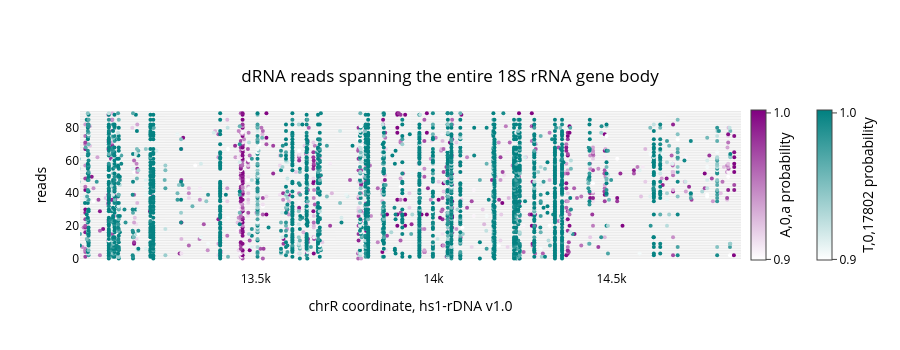

Notebook cell for this chart:
### Code cell
fig = plot_read_browser.plot_read_browser(
    mod_file_name=rrna_extract,
    region = f"chrR:{12996+10}-{14864-00}",
    # motifs=["HRT,2,17802","DRACH,2,a"],
    motifs = ["A,0,a","T,0,17802"],
    sort_by="read_end",
    thresh=0.9,
    width=0.5,
    span_full_window=True,
    # size=2,
    colorscales={
        "GTTC,2,17802":["white","teal"],
        "TSTAG,2,17802":["white","green"],
        "DRACH,2,a":["white","purple"],
        "T,0,17802":["white","teal"],
        "A,0,a":["white","purple"],
        },
)
fig.update_layout(
    width=900,# these values are in pixels
    height=350,    
    title={
        'text': "dRNA reads spanning the entire 18S rRNA gene body",
        'x': 0.5,
        'xanchor': 'center',
        'y': 0.8,  # Adjust the vertical position of the title
        'yanchor': 'top',
        'pad': {'b': 10} 
    },
    xaxis_title='chrR coordinate, hs1-rDNA v1.0',
    yaxis_title='reads',
    font=dict(color='black')
)
fig.write_image(f"18SRNA_spanning_read_browser.svg", format="svg")
display(fig)

### Figure 1 — Plotly figure (JSON) as saved in the notebook; plotly's stock layout.template omitted (floating-point values rounded to 4 significant figures; data arrays with more than 128 entries replaced by an {"elided": "..."} marker saying what was removed)
{"data": [{"hoverinfo": "text", "hovertext": "733fd2fd-cd11-4f4f-8c55-7df9285bd9d6", "line": {"color": "lightgrey", "width": 0.5}, "mode": "lines", "showlegend": false, "type": "scatter", "x": [9771, 42046], "y": [90, 90]}, {"hoverinfo": "text", "hovertext": "7b3ee1b6-8361-4d0d-afe8-2aab39971945", "line": {"color": "lightgrey", "width": 0.5}, "mode": "lines", "showlegend": false, "type": "scatter", "x": [10460, 31098], "y": [89, 89]}, {"hoverinfo": "text", "hovertext": "b20cfcba-5579-476d-914a-aef8d15899b4", "line": {"color": "lightgrey", "width": 0.5}, "mode": "lines", "showlegend": false, "type": "scatter", "x": [9782, 27158], "y": [88, 88]}, {"hoverinfo": "text", "hovertext": "58a0835e-b8ae-432a-89d4-cc496ea4a49f", "line": {"color": "lightgrey", "width": 0.5}, "mode": "lines", "showlegend": false, "type": "scatter", "x": [9781, 27133], "y": [87, 87]}, {"hoverinfo": "text", "hovertext": "fc382097-4705-4ffc-a7a1-a7aaaaa81e7e", "line": {"color": "lightgrey", "width": 0.5}, "mode": "lines", "showlegend": false, "type": "scatter", "x": [2133, 19023], "y": [83, 83]}, {"hoverinfo": "text", "hovertext": "41830d3c-ebfa-4373-8f19-0eac95a2d563", "line": {"color": "lightgrey", "width": 0.5}, "mode": "lines", "showlegend": false, "type": "scatter", "x": [9772, 22657], "y": [84, 84]}, {"hoverinfo": "text", "hovertext": "3a346169-add0-4a11-86e2-dfcf3e6a5776", "line": {"color": "lightgrey", "width": 0.5}, "mode": "lines", "showlegend": false, "type": "scatter", "x": [10900, 23431], "y": [86, 86]}, {"hoverinfo": "text", "hovertext": "0ea28688-0bab-40f0-a82e-4e1c4d8f1f05", "line": {"color": "lightgrey", "width": 0.5}, "mode": "lines", "showlegend": false, "type": "scatter", "x": [11440, 22708], "y": [85, 85]}, {"hoverinfo": "text", "hovertext": "fc26ba37-82ba-4592-ae86-148895f2185d", "line": {"color": "lightgrey", "width": 0.5}, "mode": "lines", "showlegend": false, "type": "scatter", "x": [9778, 16758], "y": [81, 81]}, {"hoverinfo": "text", "hovertext": "02488542-919c-4b10-8bbe-2b5257013930", "line": {"color": "lightgrey", "width": 0.5}, "mode": "lines", "showlegend": false, "type": "scatter", "x": [9772, 16717], "y": [80, 80]}, {"hoverinfo": "text", "hovertext": "6f80e1c8-2fe0-4533-93dc-2efffb4c0c97", "line": {"color": "lightgrey", "width": 0.5}, "mode": "lines", "showlegend": false, "type": "scatter", "x": [9778, 16660], "y": [78, 78]}, {"hoverinfo": "text", "hovertext": "de282914-0182-48f8-bb2d-cdd890b9e8fd", "line": {"color": "lightgrey", "width": 0.5}, "mode": "lines", "showlegend": false, "type": "scatter", "x": [12483, 18674], "y": [82, 82]}, {"hoverinfo": "text", "hovertext": "38a6fa43-9642-4775-b3f5-59401842cb25", "line": {"color": "lightgrey", "width": 0.5}, "mode": "lines", "showlegend": false, "type": "scatter", "x": [9772, 15732], "y": [72, 72]}, {"hoverinfo": "text", "hovertext": "14301596-2de1-4007-9c37-96f4723e78bf", "line": {"color": "lightgrey", "width": 0.5}, "mode": "lines", "showlegend": false, "type": "scatter", "x": [9777, 15731], "y": [71, 71]}, {"hoverinfo": "text", "hovertext": "1666bc45-7191-451b-b46a-a3473bffd098", "line": {"color": "lightgrey", "width": 0.5}, "mode": "lines", "showlegend": false, "type": "scatter", "x": [9781, 15734], "y": [74, 74]}, {"hoverinfo": "text", "hovertext": "8647e2e1-c826-43bd-952d-0b0a9b006f6f", "line": {"color": "lightgrey", "width": 0.5}, "mode": "lines", "showlegend": false, "type": "scatter", "x": [9779, 15717], "y": [69, 69]}, {"hoverinfo": "text", "hovertext": "1c2c6b52-3909-42a1-94cd-6fa177cd66ae", "line": {"color": "lightgrey", "width": 0.5}, "mode": "lines", "showlegend": false, "type": "scatter", "x": [9804, 15671], "y": [59, 59]}, {"hoverinfo": "text", "hovertext": "214a4eae-dd17-494e-9133-f06679f23e56", "line": {"color": "lightgrey", "width": 0.5}, "mode": "lines", "showlegend": false, "type": "scatter", "x": [9778, 15565], "y": [44, 44]}, {"hoverinfo": "text", "hovertext": "a75958a8-77e0-4dc5-8040-e952f2e6777a", "line": {"color": "lightgrey", "width": 0.5}, "mode": "lines", "showlegend": false, "type": "scatter", "x": [9773, 15531], "y": [36, 36]}, {"hoverinfo": "text", "hovertext": "33f6b30c-9ede-4742-8d22-e1f5eb37d76d", "line": {"color": "lightgrey", "width": 0.5}, "mode": "lines", "showlegend": false, "type": "scatter", "x": [10889, 16365], "y": [77, 77]}, {"hoverinfo": "text", "hovertext": "403059f8-7d65-4620-9cf6-158afc98b86f", "line": {"color": "lightgrey", "width": 0.5}, "mode": "lines", "showlegend": false, "type": "scatter", "x": [11019, 16061], "y": [76, 76]}, {"hoverinfo": "text", "hovertext": "435cc1fc-3437-4a34-9569-8cc15bd9664a", "line": {"color": "lightgrey", "width": 0.5}, "mode": "lines", "showlegend": false, "type": "scatter", "x": [11274, 15571], "y": [46, 46]}, {"hoverinfo": "text", "hovertext": "7140798f-5bed-4e27-a5d5-3ad61b0059f8", "line": {"color": "lightgrey", "width": 0.5}, "mode": "lines", "showlegend": false, "type": "scatter", "x": [12535, 16684], "y": [79, 79]}, {"hoverinfo": "text", "hovertext": "ae6f87f9-d86f-4334-bb37-33341b981685", "line": {"color": "lightgrey", "width": 0.5}, "mode": "lines", "showlegend": false, "type": "scatter", "x": [11619, 15630], "y": [49, 49]}, {"hoverinfo": "text", "hovertext": "c0b2fb73-fb76-4c21-b2a3-bf8fe9f3c968", "line": {"color": "lightgrey", "width": 0.5}, "mode": "lines", "showlegend": false, "type": "scatter", "x": [12261, 15650], "y": [52, 52]}, {"hoverinfo": "text", "hovertext": "07a55a31-9411-4a7e-9032-40ff710cf438", "line": {"color": "lightgrey", "width": 0.5}, "mode": "lines", "showlegend": false, "type": "scatter", "x": [12555, 15682], "y": [63, 63]}, {"hoverinfo": "text", "hovertext": "c1b44a8b-4f74-4ee8-844b-dc4aaa944590", "line": {"color": "lightgrey", "width": 0.5}, "mode": "lines", "showlegend": false, "type": "scatter", "x": [12008, 15107], "y": [20, 20]}, {"hoverinfo": "text", "hovertext": "39b07bd0-c18f-4c0d-899e-6a56e76fc54d", "line": {"color": "lightgrey", "width": 0.5}, "mode": "lines", "showlegend": false, "type": "scatter", "x": [12182, 15228], "y": [27, 27]}, {"hoverinfo": "text", "hovertext": "798a2948-fde6-4538-ae79-07cf1454d511", "line": {"color": "lightgrey", "width": 0.5}, "mode": "lines", "showlegend": false, "type": "scatter", "x": [12751, 15714], "y": [67, 67]}, {"hoverinfo": "text", "hovertext": "429f0d74-2ff9-4b30-b573-bc0833eafe8c", "line": {"color": "lightgrey", "width": 0.5}, "mode": "lines", "showlegend": false, "type": "scatter", "x": [13005, 15740], "y": [75, 75]}, {"hoverinfo": "text", "hovertext": "b8d02f84-0e9b-4291-a4b7-3123a0571d2f", "line": {"color": "lightgrey", "width": 0.5}, "mode": "lines", "showlegend": false, "type": "scatter", "x": [13006, 15733], "y": [73, 73]}, {"hoverinfo": "text", "hovertext": "4755d72c-7b17-4f47-a276-fdda314fae84", "line": {"color": "lightgrey", "width": 0.5}, "mode": "lines", "showlegend": false, "type": "scatter", "x": [13000, 15725], "y": [70, 70]}, {"hoverinfo": "text", "hovertext": "148c4805-3674-4b5d-8378-6816bec30c67", "line": {"color": "lightgrey", "width": 0.5}, "mode": "lines", "showlegend": false, "type": "scatter", "x": [13004, 15715], "y": [68, 68]}, {"hoverinfo": "text", "hovertext": "fd33eb6d-68d9-427f-adb3-f9a5e0d847f8", "line": {"color": "lightgrey", "width": 0.5}, "mode": "lines", "showlegend": false, "type": "scatter", "x": [13004, 15712], "y": [66, 66]}, {"hoverinfo": "text", "hovertext": "5899fe58-607a-4e32-8206-7ea92a53baca", "line": {"color": "lightgrey", "width": 0.5}, "mode": "lines", "showlegend": false, "type": "scatter", "x": [13004, 15708], "y": [65, 65]}, {"hoverinfo": "text", "hovertext": "fa406506-4b53-4158-a768-c3a0105684d2", "line": {"color": "lightgrey", "width": 0.5}, "mode": "lines", "showlegend": false, "type": "scatter", "x": [13001, 15689], "y": [64, 64]}, {"hoverinfo": "text", "hovertext": "6afb37f7-b3a4-46b4-88d1-7d27128f75e8", "line": {"color": "lightgrey", "width": 0.5}, "mode": "lines", "showlegend": false, "type": "scatter", "x": [13000, 15675], "y": [61, 61]}, {"hoverinfo": "text", "hovertext": "37f8983a-440d-4989-a487-6eb150e78027", "line": {"color": "lightgrey", "width": 0.5}, "mode": "lines", "showlegend": false, "type": "scatter", "x": [13004, 15677], "y": [62, 62]}, {"hoverinfo": "text", "hovertext": "77b9c115-3865-4fb7-b8b2-d116058d9ce5", "line": {"color": "lightgrey", "width": 0.5}, "mode": "lines", "showlegend": false, "type": "scatter", "x": [13000, 15671], "y": [60, 60]}, {"hoverinfo": "text", "hovertext": "c761a482-0509-48be-958a-a23a9723b0eb", "line": {"color": "lightgrey", "width": 0.5}, "mode": "lines", "showlegend": false, "type": "scatter", "x": [13004, 15666], "y": [58, 58]}, {"hoverinfo": "text", "hovertext": "2d0a8c9c-c255-4f41-9920-357a507523c0", "line": {"color": "lightgrey", "width": 0.5}, "mode": "lines", "showlegend": false, "type": "scatter", "x": [13004, 15665], "y": [57, 57]}, {"hoverinfo": "text", "hovertext": "14a490fd-9a7e-4589-b496-e2fd7f86d3ca", "line": {"color": "lightgrey", "width": 0.5}, "mode": "lines", "showlegend": false, "type": "scatter", "x": [13000, 15660], "y": [55, 55]}, {"hoverinfo": "text", "hovertext": "1380d09f-6cbd-4906-b7b8-4e715315131e", "line": {"color": "lightgrey", "width": 0.5}, "mode": "lines", "showlegend": false, "type": "scatter", "x": [13005, 15663], "y": [56, 56]}, {"hoverinfo": "text", "hovertext": "81f16b2d-fdb1-479b-9e90-d9b1e668f654", "line": {"color": "lightgrey", "width": 0.5}, "mode": "lines", "showlegend": false, "type": "scatter", "x": [13001, 15653], "y": [54, 54]}, {"hoverinfo": "text", "hovertext": "57c6e980-4373-4c29-baa3-9c2baec1e7c8", "line": {"color": "lightgrey", "width": 0.5}, "mode": "lines", "showlegend": false, "type": "scatter", "x": [13006, 15652], "y": [53, 53]}, {"hoverinfo": "text", "hovertext": "220ff1cc-496d-4dd2-9da9-fa0b1b4e9917", "line": {"color": "lightgrey", "width": 0.5}, "mode": "lines", "showlegend": false, "type": "scatter", "x": [13006, 15645], "y": [51, 51]}, {"hoverinfo": "text", "hovertext": "7e1111a0-ff7f-4abf-bf49-d496400a38da", "line": {"color": "lightgrey", "width": 0.5}, "mode": "lines", "showlegend": false, "type": "scatter", "x": [13005, 15638], "y": [50, 50]}, {"hoverinfo": "text", "hovertext": "5b5f0c4d-c9d8-499e-9097-e8defa6ebaaf", "line": {"color": "lightgrey", "width": 0.5}, "mode": "lines", "showlegend": false, "type": "scatter", "x": [13003, 15593], "y": [48, 48]}, {"hoverinfo": "text", "hovertext": "23e433dd-7671-4a00-8ce4-c01b16387f38", "line": {"color": "lightgrey", "width": 0.5}, "mode": "lines", "showlegend": false, "type": "scatter", "x": [13000, 15572], "y": [47, 47]}, {"hoverinfo": "text", "hovertext": "599d7c7e-09c8-4dec-9eaa-2aee2fefeb85", "line": {"color": "lightgrey", "width": 0.5}, "mode": "lines", "showlegend": false, "type": "scatter", "x": [12997, 15563], "y": [43, 43]}, {"hoverinfo": "text", "hovertext": "728f8b1e-02a6-4222-aabd-0ec520d4f360", "line": {"color": "lightgrey", "width": 0.5}, "mode": "lines", "showlegend": false, "type": "scatter", "x": [13005, 15567], "y": [45, 45]}, {"hoverinfo": "text", "hovertext": "9a08f083-5879-4b7d-9c21-3e055159fe9a", "line": {"color": "lightgrey", "width": 0.5}, "mode": "lines", "showlegend": false, "type": "scatter", "x": [13002, 15559], "y": [41, 41]}, {"hoverinfo": "text", "hovertext": "bc3f215c-56a5-4828-94a4-eb34acc7ed2f", "line": {"color": "lightgrey", "width": 0.5}, "mode": "lines", "showlegend": false, "type": "scatter", "x": [13006, 15563], "y": [42, 42]}, {"hoverinfo": "text", "hovertext": "5e7a6513-1b9e-42c6-b5a0-6368d7c74a2a", "line": {"color": "lightgrey", "width": 0.5}, "mode": "lines", "showlegend": false, "type": "scatter", "x": [12999, 15556], "y": [40, 40]}, {"hoverinfo": "text", "hovertext": "aaa5e90b-7f3d-43d5-ab35-76dfd005e498", "line": {"color": "lightgrey", "width": 0.5}, "mode": "lines", "showlegend": false, "type": "scatter", "x": [13001, 15548], "y": [39, 39]}, {"hoverinfo": "text", "hovertext": "091e25b5-3607-4c19-b681-8dc76086be61", "line": {"color": "lightgrey", "width": 0.5}, "mode": "lines", "showlegend": false, "type": "scatter", "x": [13005, 15539], "y": [38, 38]}, {"hoverinfo": "text", "hovertext": "b1718033-d08a-4916-bb9e-ba441edad81e", "line": {"color": "lightgrey", "width": 0.5}, "mode": "lines", "showlegend": false, "type": "scatter", "x": [13004, 15532], "y": [37, 37]}, {"hoverinfo": "text", "hovertext": "893990de-1c58-48e4-a525-cc9c669bb486", "line": {"color": "lightgrey", "width": 0.5}, "mode": "lines", "showlegend": false, "type": "scatter", "x": [13004, 15403], "y": [35, 35]}, {"hoverinfo": "text", "hovertext": "b35ddb83-75a3-42df-9375-24257cb2a786", "line": {"color": "lightgrey", "width": 0.5}, "mode": "lines", "showlegend": false, "type": "scatter", "x": [13004, 15398], "y": [34, 34]}, {"hoverinfo": "text", "hovertext": "42b4e0f9-4b50-42ba-b321-ad3a6d04b64a", "line": {"color": "lightgrey", "width": 0.5}, "mode": "lines", "showlegend": false, "type": "scatter", "x": [13004, 15395], "y": [33, 33]}, {"hoverinfo": "text", "hovertext": "37517921-a692-401d-889c-798bc621646e", "line": {"color": "lightgrey", "width": 0.5}, "mode": "lines", "showlegend": false, "type": "scatter", "x": [13006, 15360], "y": [32, 32]}, {"hoverinfo": "text", "hovertext": "4bba6266-aab3-48c1-81f9-9d23fd5eab54", "line": {"color": "lightgrey", "width": 0.5}, "mode": "lines", "showlegend": false, "type": "scatter", "x": [13005, 15337], "y": [31, 31]}, {"hoverinfo": "text", "hovertext": "01c60f73-0aaf-4a84-b2eb-bd7394798a8e", "line": {"color": "lightgrey", "width": 0.5}, "mode": "lines", "showlegend": false, "type": "scatter", "x": [13002, 15282], "y": [29, 29]}, {"hoverinfo": "text", "hovertext": "19f404f3-990d-4121-a098-0695e085ef8e", "line": {"color": "lightgrey", "width": 0.5}, "mode": "lines", "showlegend": false, "type": "scatter", "x": [13004, 15283], "y": [30, 30]}, {"hoverinfo": "text", "hovertext": "b425e045-f925-4378-a54b-5162d9ddd0aa", "line": {"color": "lightgrey", "width": 0.5}, "mode": "lines", "showlegend": false, "type": "scatter", "x": [13005, 15252], "y": [28, 28]}, {"hoverinfo": "text", "hovertext": "b1f0c346-b466-4978-8a46-b506739b6a7e", "line": {"color": "lightgrey", "width": 0.5}, "mode": "lines", "showlegend": false, "type": "scatter", "x": [13005, 15192], "y": [26, 26]}, {"hoverinfo": "text", "hovertext": "18521ee9-917c-4daf-bd92-4a01e8219a93", "line": {"color": "lightgrey", "width": 0.5}, "mode": "lines", "showlegend": false, "type": "scatter", "x": [13006, 15144], "y": [25, 25]}, {"hoverinfo": "text", "hovertext": "013db762-8d1f-41ea-8604-89572869b7f8", "line": {"color": "lightgrey", "width": 0.5}, "mode": "lines", "showlegend": false, "type": "scatter", "x": [13004, 15129], "y": [24, 24]}, {"hoverinfo": "text", "hovertext": "be25f175-e41c-4da3-a4d1-1d0bddeb86a4", "line": {"color": "lightgrey", "width": 0.5}, "mode": "lines", "showlegend": false, "type": "scatter", "x": [13006, 15129], "y": [23, 23]}, {"hoverinfo": "text", "hovertext": "9c693fd2-0009-4b7d-89d4-68b8c729cf81", "line": {"color": "lightgrey", "width": 0.5}, "mode": "lines", "showlegend": false, "type": "scatter", "x": [13004, 15122], "y": [22, 22]}, {"hoverinfo": "text", "hovertext": "96faddab-c416-40fe-ab56-47a090a37dae", "line": {"color": "lightgrey", "width": 0.5}, "mode": "lines", "showlegend": false, "type": "scatter", "x": [13003, 15115], "y": [21, 21]}, {"hoverinfo": "text", "hovertext": "755b01fd-1f43-4b8d-a84d-f7a11262f3e1", "line": {"color": "lightgrey", "width": 0.5}, "mode": "lines", "showlegend": false, "type": "scatter", "x": [13004, 15082], "y": [19, 19]}, {"hoverinfo": "text", "hovertext": "d26fcece-8fb3-4f3c-a6d2-25241f98e5ea", "line": {"color": "lightgrey", "width": 0.5}, "mode": "lines", "showlegend": false, "type": "scatter", "x": [13005, 15081], "y": [18, 18]}, {"hoverinfo": "text", "hovertext": "4abb85ec-b7df-4ff6-8e60-276a2fd11e5f", "line": {"color": "lightgrey", "width": 0.5}, "mode": "lines", "showlegend": false, "type": "scatter", "x": [13004, 15070], "y": [17, 17]}, {"hoverinfo": "text", "hovertext": "5cd0880f-2d57-474f-88db-068bfe3a7653", "line": {"color": "lightgrey", "width": 0.5}, "mode": "lines", "showlegend": false, "type": "scatter", "x": [13004, 15051], "y": [16, 16]}, {"hoverinfo": "text", "hovertext": "a558a088-80bb-4074-b629-c666ad52a2f6", "line": {"color": "lightgrey", "width": 0.5}, "mode": "lines", "showlegend": false, "type": "scatter", "x": [13004, 15050], "y": [15, 15]}, {"hoverinfo": "text", "hovertext": "7e3bb22b-acb4-4cd6-af10-dca072ae44d7", "line": {"color": "lightgrey", "width": 0.5}, "mode": "lines", "showlegend": false, "type": "scatter", "x": [13004, 15039], "y": [14, 14]}, {"hoverinfo": "text", "hovertext": "7bea1be3-65b9-4884-9ccb-b81ac4c28b90", "line": {"color": "lightgrey", "width": 0.5}, "mode": "lines", "showlegend": false, "type": "scatter", "x": [13006, 14974], "y": [13, 13]}, {"hoverinfo": "text", "hovertext": "4e8e73eb-2dbf-4b71-a66d-77bae1a1daf8", "line": {"color": "lightgrey", "width": 0.5}, "mode": "lines", "showlegend": false, "type": "scatter", "x": [13003, 14946], "y": [12, 12]}, {"hoverinfo": "text", "hovertext": "db572e11-adf5-40b7-8036-9b8601a964af", "line": {"color": "lightgrey", "width": 0.5}, "mode": "lines", "showlegend": false, "type": "scatter", "x": [13003, 14945], "y": [11, 11]}, {"hoverinfo": "text", "hovertext": "800702a7-96a5-46ab-af2d-f3de5a0abc37", "line": {"color": "lightgrey", "width": 0.5}, "mode": "lines", "showlegend": false, "type": "scatter", "x": [13005, 14906], "y": [10, 10]}, {"hoverinfo": "text", "hovertext": "fa851223-dbbe-4e6f-9a79-73ed54ddfeac", "line": {"color": "lightgrey", "width": 0.5}, "mode": "lines", "showlegend": false, "type": "scatter", "x": [13006, 14902], "y": [9, 9]}, {"hoverinfo": "text", "hovertext": "04b3a042-60e1-4232-9c94-35ec9c107e0f", "line": {"color": "lightgrey", "width": 0.5}, "mode": "lines", "showlegend": false, "type": "scatter", "x": [13004, 14896], "y": [8, 8]}, {"hoverinfo": "text", "hovertext": "d5054a5c-b500-4363-b1e1-21b12eb72479", "line": {"color": "lightgrey", "width": 0.5}, "mode": "lines", "showlegend": false, "type": "scatter", "x": [13004, 14888], "y": [7, 7]}, {"hoverinfo": "text", "hovertext": "4cdda1eb-5bba-472f-80f1-3cec1d326045", "line": {"color": "lightgrey", "width": 0.5}, "mode": "lines", "showlegend": false, "type": "scatter", "x": [13005, 14888], "y": [6, 6]}, {"hoverinfo": "text", "hovertext": "26027b17-c22c-4a17-b328-705999a237e6", "line": {"color": "lightgrey", "width": 0.5}, "mode": "lines", "showlegend": false, "type": "scatter", "x": [13005, 14884], "y": [4, 4]}, {"hoverinfo": "text", "hovertext": "055294c8-3b78-4a40-ba13-9fa643a1d37d", "line": {"color": "lightgrey", "width": 0.5}, "mode": "lines", "showlegend": false, "type": "scatter", "x": [13006, 14884], "y": [5, 5]}, {"hoverinfo": "text", "hovertext": "9690b501-c31f-40d1-88fc-7b4609465cef", "line": {"color": "lightgrey", "width": 0.5}, "mode": "lines", "showlegend": false, "type": "scatter", "x": [13006, 14877], "y": [2, 2]}, {"hoverinfo": "text", "hovertext": "b21a6691-65ca-4e64-896e-2be0e9d6580b", "line": {"color": "lightgrey", "width": 0.5}, "mode": "lines", "showlegend": false, "type": "scatter", "x": [13006, 14877], "y": [3, 3]}, {"hoverinfo": "text", "hovertext": "4539fbef-b3e6-4611-97b5-c2187cf7b12d", "line": {"color": "lightgrey", "width": 0.5}, "mode": "lines", "showlegend": false, "type": "scatter", "x": [13005, 14872], "y": [0, 0]}, {"hoverinfo": "text", "hovertext": "4446ea8c-86f6-4e4c-84fa-ce04706e6906", "line": {"color": "lightgrey", "width": 0.5}, "mode": "lines", "showlegend": false, "type": "scatter", "x": [13006, 14872], "y": [1, 1]}, {"customdata": {"elided": "800x2 mixed values"}, "hovertemplate": "<b>Read</b>: %{customdata[0]}<br><b>Position</b>: %{x:,}<br><b>Probability</b>: %{customdata[1]:.2f}", "marker": {"cmax": 1, "cmin": 0.9, "color": {"elided": "800 float values"}, "colorbar": {"thickness": 15, "tickmode": "array", "ticks": "outside", "ticktext": ["0.9", "1.0"], "tickvals": [0.9004, 0.998], "title": {"side": "right", "text": "A,0,a probability"}, "x": 1}, "colorscale": [[0, "white"], [1, "purple"]], "size": 4}, "mode": "markers", "showlegend": false, "type": "scatter", "x": {"elided": "800 int values"}, "y": {"elided": "800 int values"}}, {"customdata": {"elided": "2299x2 mixed values"}, "hovertemplate": "<b>Read</b>: %{customdata[0]}<br><b>Position</b>: %{x:,}<br><b>Probability</b>: %{customdata[1]:.2f}", "marker": {"cmax": 1, "cmin": 0.9, "color": {"elided": "2299 float values"}, "colorbar": {"thickness": 15, "tickmode": "array", "ticks": "outside", "ticktext": ["0.9", "1.0"], "tickvals": [0.9004, 0.998], "title": {"side": "right", "text": "T,0,17802 probability"}, "x": 1.1}, "colorscale": [[0, "white"], [1, "teal"]], "size": 4}, "mode": "markers", "showlegend": false, "type": "scatter", "x": {"elided": "2299 int values"}, "y": {"elided": "2299 int values"}}], "layout": {"barmode": "overlay", "font": {"color": "black"}, "height": 350, "hovermode": "closest", "plot_bgcolor": "rgba(0,0,0,0)", "title": {"pad": {"b": 10}, "text": "dRNA reads spanning the entire 18S rRNA gene body", "x": 0.5, "xanchor": "center", "y": 0.8, "yanchor": "top"}, "width": 900, "xaxis": {"range": [13006, 14864], "title": {"text": "chrR coordinate, hs1-rDNA v1.0"}}, "yaxis": {"title": {"text": "reads"}}}}
